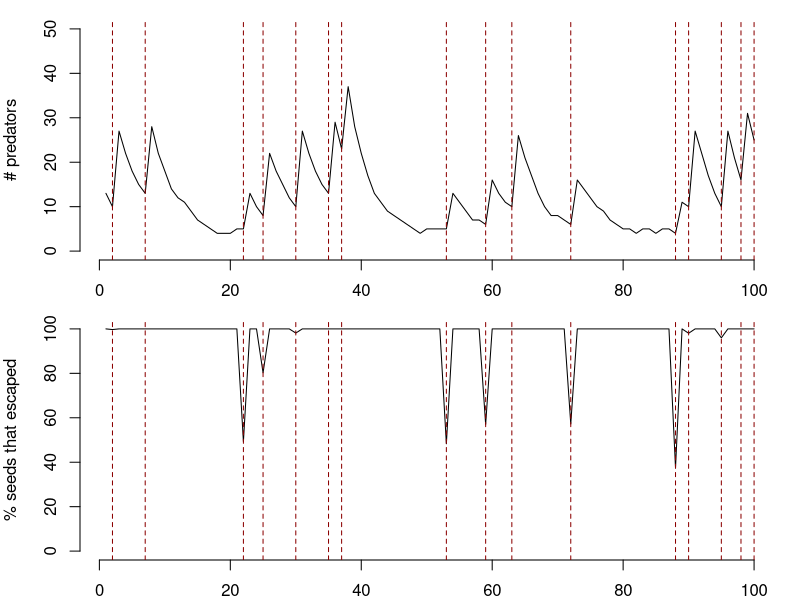

Recreate this plot in R.




gamma_sat <- 100 # saturation, seed/predator
E <- 1/50  # conversion efficiency, predator/seed
S <- 0.75 # survival rate
 
grid <- seq(1,100,1)

pred0 <- sample(10:20, 1) # initial number of predators (t = 0)
state0 <- sample(1:2, 1)

# seed production in two states
seedprod <- c(100, 1000)

# transition matrix
p_12 <- 0.15
p_22 <- 0
P <- matrix(c(1 - p_12, p_12, 
              1 - p_22, p_22),
            nrow = 2, byrow = TRUE)

# state sequences
states <- c(state0)
for (t in grid) {
  states <- c(states, sample(1:2, 1, prob = P[states[t], ])) 
}
states <- states[-1]


vpreds <- c(pred0)
vfl_sds <- c()
vprd_sds <- c()
for(t in grid){
  
  fl_sd <- rpois(1, seedprod[states[t]])
  
  sat <- gamma_sat * vpreds[t] # number of seeds eaten
  prd_sd <- min(sat, fl_sd) # predated seeds
  nonprd_sd <- fl_sd-prd_sd # non-predated seeds
  
  # store stuff
  vfl_sds <- c(vfl_sds, fl_sd)
  vprd_sds <- c(vprd_sds, prd_sd)
  
  # t+1
  newpred <- floor(prd_sd * E) # next year predators depend on predated seed? but maybe also on current pred pop.?
  pred <- floor(S*vpreds[t]) + newpred
  vpreds <- c(vpreds,pred)
}

par(mfrow = c(2,1), mar = c(2,4,1,1))
plot(x = grid, y = vpreds[grid], type = 'l',
     bty = 'n', ylim = c(0,50), ylab = '# predators')
abline(v = which(states == 2), col = 'darkred', lty = 2 )

plot(x = grid, y = vprd_sds/vfl_sds*100, type = 'l',
     bty = 'n', ylim = c(0,100), ylab = '% seeds that escaped')
abline(v = which(states == 2), col = 'darkred', lty = 2 )
